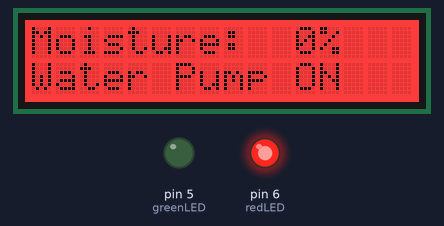
Simulated run of this sketch. Board: Arduino Uno, built with avr-gcc and run on an emulated ATmega328P. Shown: 16×2 character LCD, output pins drawn as LEDs (lit = HIGH). What the sketch prints to the serial monitor is not drawn.

Above: at 2.1 s.
Timing chart, 0 to 3.6 s (numbered marks = the images above):
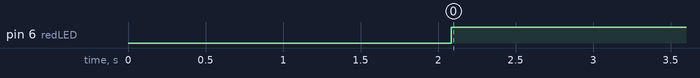

Measured:
- by itself, pin 6 (redLED): LOW → HIGH at 2.1 s

The sketch:

Official_Master.ino
```cpp
#include <Wire.h>
#include "rgb_lcd.h"
#include "Adafruit_MPR121.h"
#define greenLED 5
#define redLED 6
// Add CDC library

rgb_lcd lcd;
Adafruit_MPR121 cap = Adafruit_MPR121();

const int colorR = 255;
const int colorG = 0;
const int colorB = 0;

// Change threshold when gotten CDC capacitance reading
const int dry = 90; // Value for dry soil (packaged)
const int wet = 38; // Value for wet soil (saturated)

int water = 0; // Initialize watering state (0=off, 1=on)
static int lastWaterState = -1; // To track previous water state

void setup() {

  delay(1000); // Allow time for initialization (establish master/slave communication)
  Serial.begin(9600); // Bluetooth communication
  lcd.begin(16, 2);
  lcd.setRGB(colorR, colorG, colorB);
  pinMode(greenLED, OUTPUT);
  pinMode(redLED, OUTPUT);
  // Add CDC setup
  if (!cap.begin(0x5A)) { // Ensure the MPR121 is detected at address 0x5A
  Serial.println("MPR121 not found, check wiring!");
  while (1); // Halt execution if the sensor is not detected
  }
  Serial.println("MPR121 initialized.");

}

void loop() {
  int sum = 0;
  for (int i = 0; i < 10; i++) { // Take 10 readings in 1 second
    sum += cap.filteredData(0);
    delay(100); // Wait 0.1 second between readings
  }

  int current = sum / 10; // Average the readings, CDC measurement configurations with capacitance result

  // From here on can remain
  int moistPercent = map(current, wet, dry, 100, 0);
  moistPercent = constrain(moistPercent, 0, 100); // Ensure it's within 0-100%

  char buffer[17]; // Buffer for one line (16 characters + null terminator)
  sprintf(buffer, "Moisture:%3d%%", moistPercent); // Format the string
  lcd.setCursor(0, 0);
  lcd.print(buffer); // Print the entire line

  lcd.setCursor(0,1);
  lcd.print("Water Pump");

  if (moistPercent < 20 && water != 1) {
    water = 1; // Update watering state to on
    Serial.print(water); // Send state to slave
    digitalWrite(redLED, HIGH);
    digitalWrite(greenLED, LOW);
  }
  else if (moistPercent >= 20 && water != 0) {
    water = 0; // Update watering state to off
    Serial.print(water);
    digitalWrite(greenLED, HIGH);
    digitalWrite(redLED, LOW);
  }

  // Display water pump status only when state changes
  if (lastWaterState != water) {
    lcd.setCursor(11, 1);
    if (water == 1) {
      lcd.print("ON ");
    } else {
      lcd.print("OFF");
    }
    lastWaterState = water;
  }

  delay(1000); // Delay for stability

}
```
